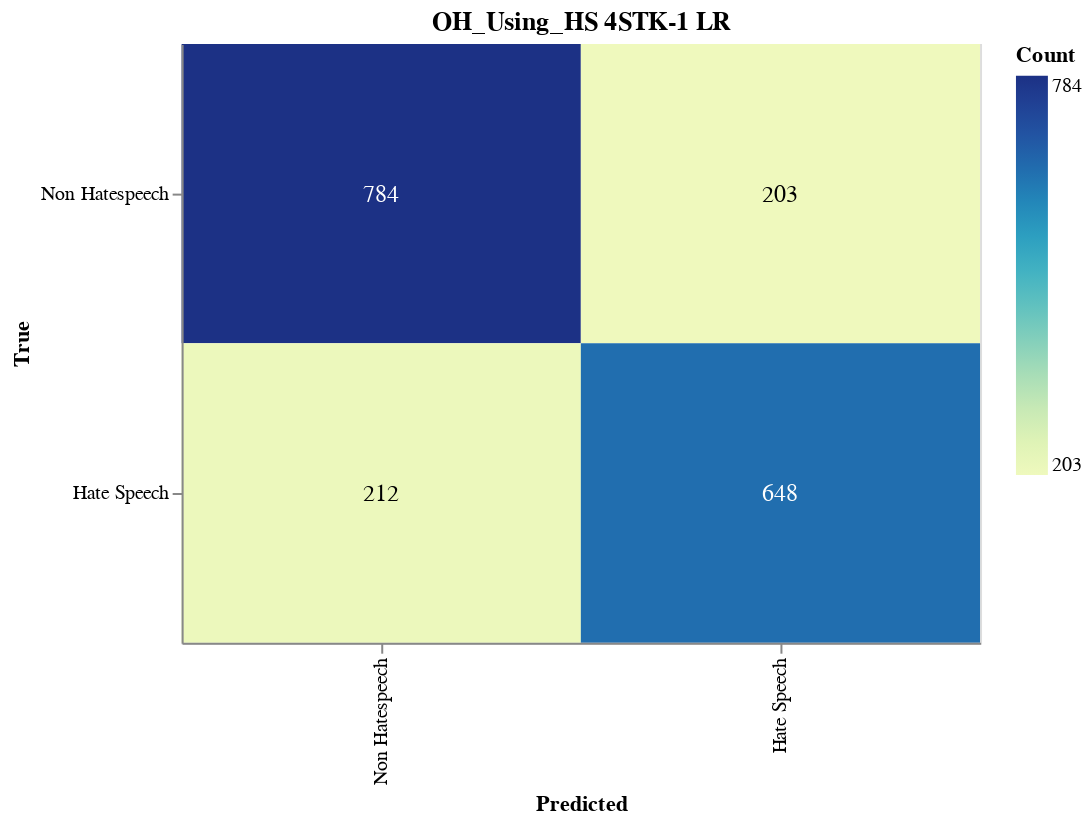

Notebook source saved alongside this figure:
### Markdown cell above
#### Save CM

### Code cell
import altair as alt
import altair_saver
import pandas as pd
from sklearn.metrics import confusion_matrix

# Calculate the confusion matrix
cm = confusion_matrix(y_val, adjusted_predictions)

# Define class names
class_names = ['Non Hatespeech', 'Hate Speech']

# Convert confusion matrix to DataFrame
cm_df = pd.DataFrame(cm, index=class_names, columns=class_names).reset_index().melt(id_vars='index')
cm_df.columns = ['True', 'Predicted', 'Count']

# Ensure the order of categories
cm_df['True'] = pd.Categorical(cm_df['True'], categories=class_names, ordered=True)
cm_df['Predicted'] = pd.Categorical(cm_df['Predicted'], categories=class_names, ordered=True)

# Create the Altair plot
heatmap = alt.Chart(cm_df).mark_rect().encode(
    x=alt.X('Predicted:O', sort=class_names),
    y=alt.Y('True:O', sort=class_names),
    color='Count:Q',
    tooltip=['True', 'Predicted', 'Count']
).properties(
    width=400,
    height=300,
    title='OH_Using_HS 4STK-1 LR'
)

# Add text labels
text = heatmap.mark_text(
    align='center',
    baseline='middle',
    fontSize=12
).encode(
    text='Count:Q',
    color=alt.condition(
        alt.datum.Count > cm.max() / 2,
        alt.value('white'),
        alt.value('black')
    )
)

# Combine heatmap and text
final_chart = heatmap + text

# Display the plot
final_chart.show()

### Figure 1 — Vega-Lite specification as saved in the notebook (floating-point values rounded to 4 significant figures)
{"config": {"view": {"continuousWidth": 300, "continuousHeight": 300}}, "layer": [{"mark": {"type": "rect"}, "encoding": {"color": {"field": "Count", "type": "quantitative"}, "tooltip": [{"field": "True", "type": "ordinal"}, {"field": "Predicted", "type": "ordinal"}, {"field": "Count", "type": "quantitative"}], "x": {"field": "Predicted", "sort": ["Non Hatespeech", "Hate Speech"], "type": "ordinal"}, "y": {"field": "True", "sort": ["Non Hatespeech", "Hate Speech"], "type": "ordinal"}}, "title": "OH_Using_HS 4STK-1 LR"}, {"mark": {"type": "text", "align": "center", "baseline": "middle", "fontSize": 12}, "encoding": {"color": {"condition": {"test": "(datum.Count > 392.0)", "value": "white"}, "value": "black"}, "text": {"field": "Count", "type": "quantitative"}, "tooltip": [{"field": "True", "type": "ordinal"}, {"field": "Predicted", "type": "ordinal"}, {"field": "Count", "type": "quantitative"}], "x": {"field": "Predicted", "sort": ["Non Hatespeech", "Hate Speech"], "type": "ordinal"}, "y": {"field": "True", "sort": ["Non Hatespeech", "Hate Speech"], "type": "ordinal"}}, "title": "OH_Using_HS 4STK-1 LR"}], "data": {"name": "data-962f47d76f0282aab7f6c83ba1378388"}, "height": 300, "width": 400, "$schema": "https://vega.github.io/schema/vega-lite/v5.17.0.json", "datasets": {"data-962f47d76f0282aab7f6c83ba1378388": [{"True": "Non Hatespeech", "Predicted": "Non Hatespeech", "Count": 784}, {"True": "Hate Speech", "Predicted": "Non Hatespeech", "Count": 212}, {"True": "Non Hatespeech", "Predicted": "Hate Speech", "Count": 203}, {"True": "Hate Speech", "Predicted": "Hate Speech", "Count": 648}]}}
